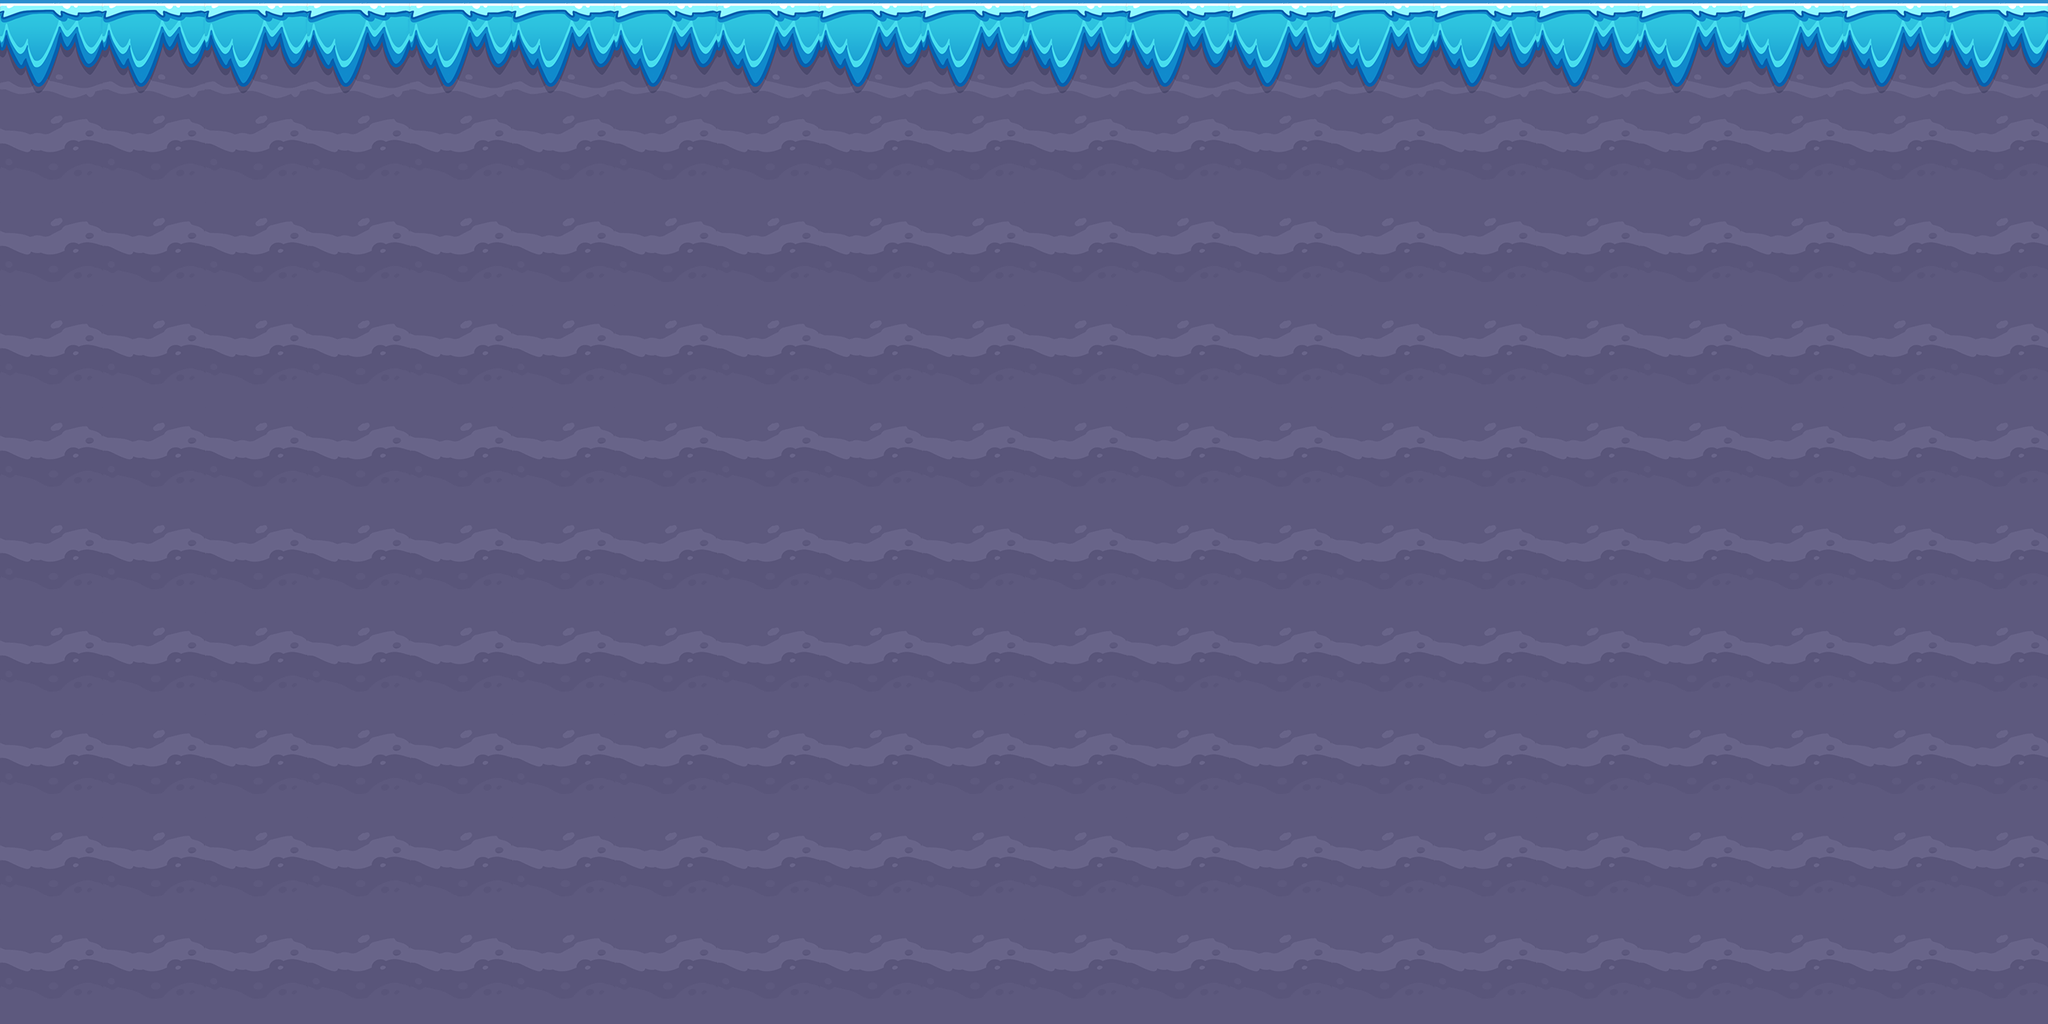

Rendered tile map (Tiled .tmx) drawn with the repository's tilesets; below, a short description and the full map source, tile grids included:
An orthogonal 20x10 tile map with 128x128 px tiles, 1 tile layer (ground).

<map version="1.10" tiledversion="1.10.2" orientation="orthogonal" renderorder="right-down" width="20" height="10" tilewidth="128" tileheight="128" infinite="0" nextlayerid="7" nextobjectid="1">
 <tileset firstgid="1" name="Tile" tilewidth="128" tileheight="128" tilecount="2" columns="0">
  <grid orientation="orthogonal" width="1" height="1" />
  <tile id="3">
   <image width="128" height="128" source="../../tile/ball/ramadan/2.png" />
  </tile>
  <tile id="4">
   <image width="128" height="128" source="../../tile/ball/ramadan/5.png" />
  </tile>
 </tileset>
 <layer id="5" name="ground" width="20" height="10">
  <data encoding="csv">
4,4,4,4,4,4,4,4,4,4,4,4,4,4,4,4,4,4,4,4,
5,5,5,5,5,5,5,5,5,5,5,5,5,5,5,5,5,5,5,5,
5,5,5,5,5,5,5,5,5,5,5,5,5,5,5,5,5,5,5,5,
5,5,5,5,5,5,5,5,5,5,5,5,5,5,5,5,5,5,5,5,
5,5,5,5,5,5,5,5,5,5,5,5,5,5,5,5,5,5,5,5,
5,5,5,5,5,5,5,5,5,5,5,5,5,5,5,5,5,5,5,5,
5,5,5,5,5,5,5,5,5,5,5,5,5,5,5,5,5,5,5,5,
5,5,5,5,5,5,5,5,5,5,5,5,5,5,5,5,5,5,5,5,
5,5,5,5,5,5,5,5,5,5,5,5,5,5,5,5,5,5,5,5,
5,5,5,5,5,5,5,5,5,5,5,5,5,5,5,5,5,5,5,5
</data>
 </layer>
</map>
